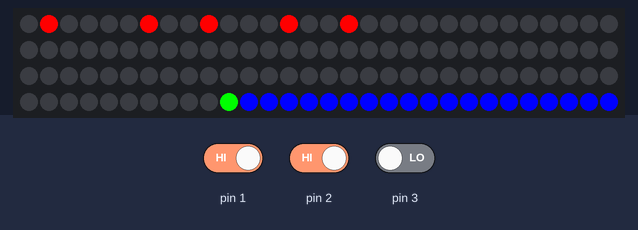
A sketch run on a simulated Arduino Uno, built with avr-gcc and run on an emulated ATmega328P. Parts: 120 RGB LEDs in strip order, left to right, continuing on the next row. The inputs (shaded band) are chosen by the test bench; at power-on: pin 1 LOW, pin 2 LOW, pin 3 LOW. Random numbers use the default seed unless the sketch sets one.

1.3 s: pin 1 driven HIGH
3.0 s: pin 2 driven HIGH
Above: at 3.68 s.

The sketch:

NeoPixel_Game.ino
```cpp
#include <Adafruit_NeoPixel.h>

#define PIN 6

// Parameter 1 = number of pixels in strip
// Parameter 2 = Arduino pin number (most are valid)
// Parameter 3 = pixel type flags, add together as needed:
//   NEO_KHZ800  800 KHz bitstream (most NeoPixel products w/WS2812 LEDs)
//   NEO_KHZ400  400 KHz (classic 'v1' (not v2) FLORA pixels, WS2811 drivers)
//   NEO_GRB     Pixels are wired for GRB bitstream (most NeoPixel products)
//   NEO_RGB     Pixels are wired for RGB bitstream (v1 FLORA pixels, not v2)
Adafruit_NeoPixel strip = Adafruit_NeoPixel(120, PIN, NEO_GRB + NEO_KHZ800);

// IMPORTANT: To reduce NeoPixel burnout risk, add 1000 uF capacitor across
// pixel power leads, add 300 - 500 Ohm resistor on first pixel's data input
// and minimize distance between Arduino and first pixel.  Avoid connecting
// on a live circuit...if you must, connect GND first.

const uint32_t Red = strip.Color(255, 0, 0);
const uint32_t Crimson = strip.Color(254, 0, 0);
const uint32_t Green = strip.Color(0, 255, 0);
const uint32_t Teal = strip.Color(0, 0, 254);
const uint32_t Blue = strip.Color(0, 0, 255);
const uint32_t Dark = strip.Color(0, 0, 0);

int playerx;
int playerd;
int t;


void setup() {
  strip.begin();
  strip.show(); // Initialize all pixels to 'off'

  playerx = 60;
  playerd = 1;
  t = 0;
}


void loop() {
  if (t%3 == 0)
    MovePlayer();

  MoveLasers();

  Shoot();

  if (t%10 == 0)
    MoveEnemies();

  if (t%10 == 0)
    GenerateEnemies();

  strip.show();
  t ++;
  delay(10);
}


void MovePlayer() {
  if (digitalRead(1)) {
    strip.setPixelColor(playerx, Dark);
    playerx ++;
    strip.setPixelColor(playerx, Green);
  }

  if (digitalRead(3)) {
    strip.setPixelColor(playerx, Dark);
    playerx --;
    strip.setPixelColor(playerx, Green);
  }
}


void MoveLasers() {
  for (int i = 119; i >= 0; i --)
    if (strip.getPixelColor(i) == Blue)
    {
      strip.setPixelColor(i, Dark);
      strip.setPixelColor(i+1, Blue);
    }

  for (int i = 0; i < 120; i ++)
    if (strip.getPixelColor(i) == Teal)
    {
      strip.setPixelColor(i, Dark);
      strip.setPixelColor(i-1, Teal);
    }
}


void Shoot() {
  if (digitalRead(2)) {
    if (playerd == 1)
      strip.setPixelColor(playerx+playerd, Blue);
    else
      strip.setPixelColor(playerx+playerd, Teal);
  }
}


void MoveEnemies() {
  for (int i = 119; i >= 0; i --)
    if (strip.getPixelColor(i) == Red)
    {
      strip.setPixelColor(i, Dark);
      strip.setPixelColor(i+1, Red);
    }

  for (int i = 0; i < 120; i ++)
    if (strip.getPixelColor(i) == Crimson)
    {
      strip.setPixelColor(i, Dark);
      strip.setPixelColor(i-1, Crimson);
    }
}


void GenerateEnemies() {
  if (random(10) == 0)
    strip.setPixelColor(0, Red);
  if (random(10) == 0)
    strip.setPixelColor(119, Crimson);
}


void Death() {
  for (int t = 0; t < 10; t ++) {
    for (int i = 59 - t%3; i >= 0; i -= 3)
      strip.setPixelColor(i, Red);
    for (int i = 60 + t%3; i < 120; i +=3)
      strip.setPixelColor(i, Red);
    delay(50);
  }
}
```
